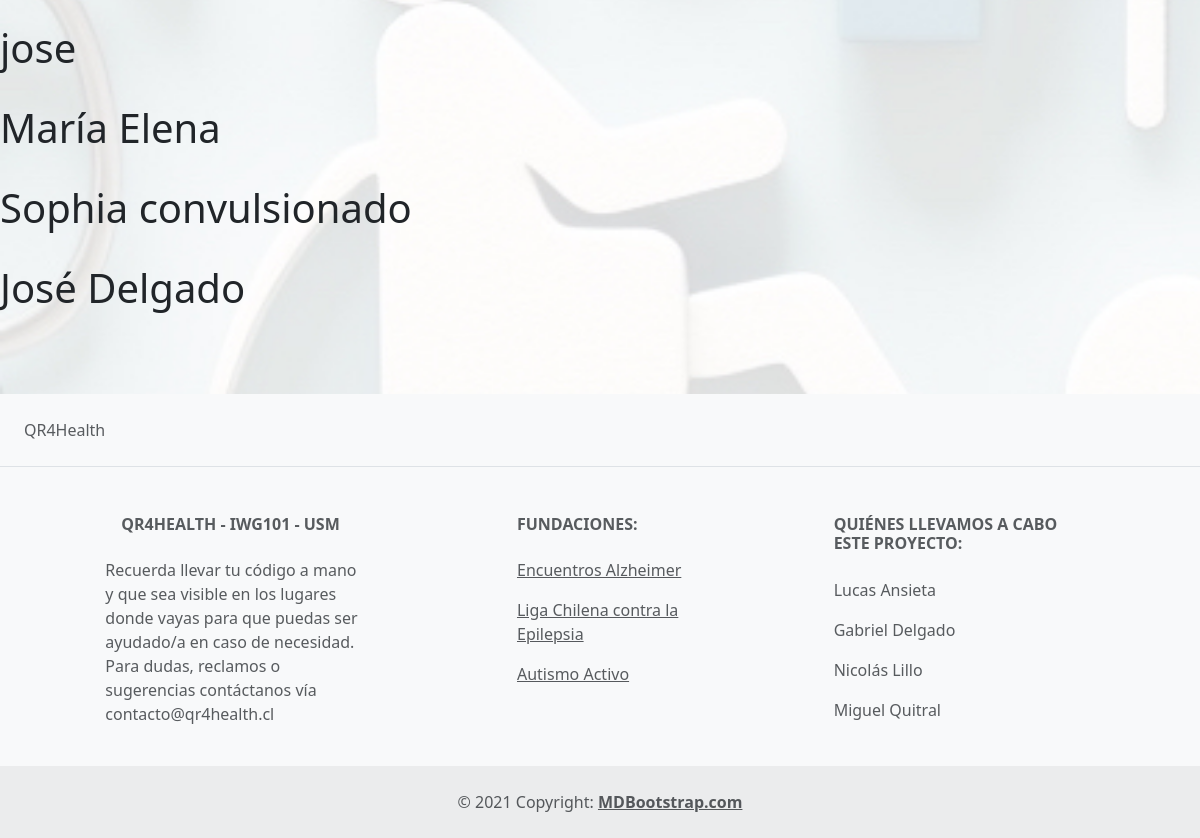
/users/ (lower part), run on an earlier commit of the app's database.
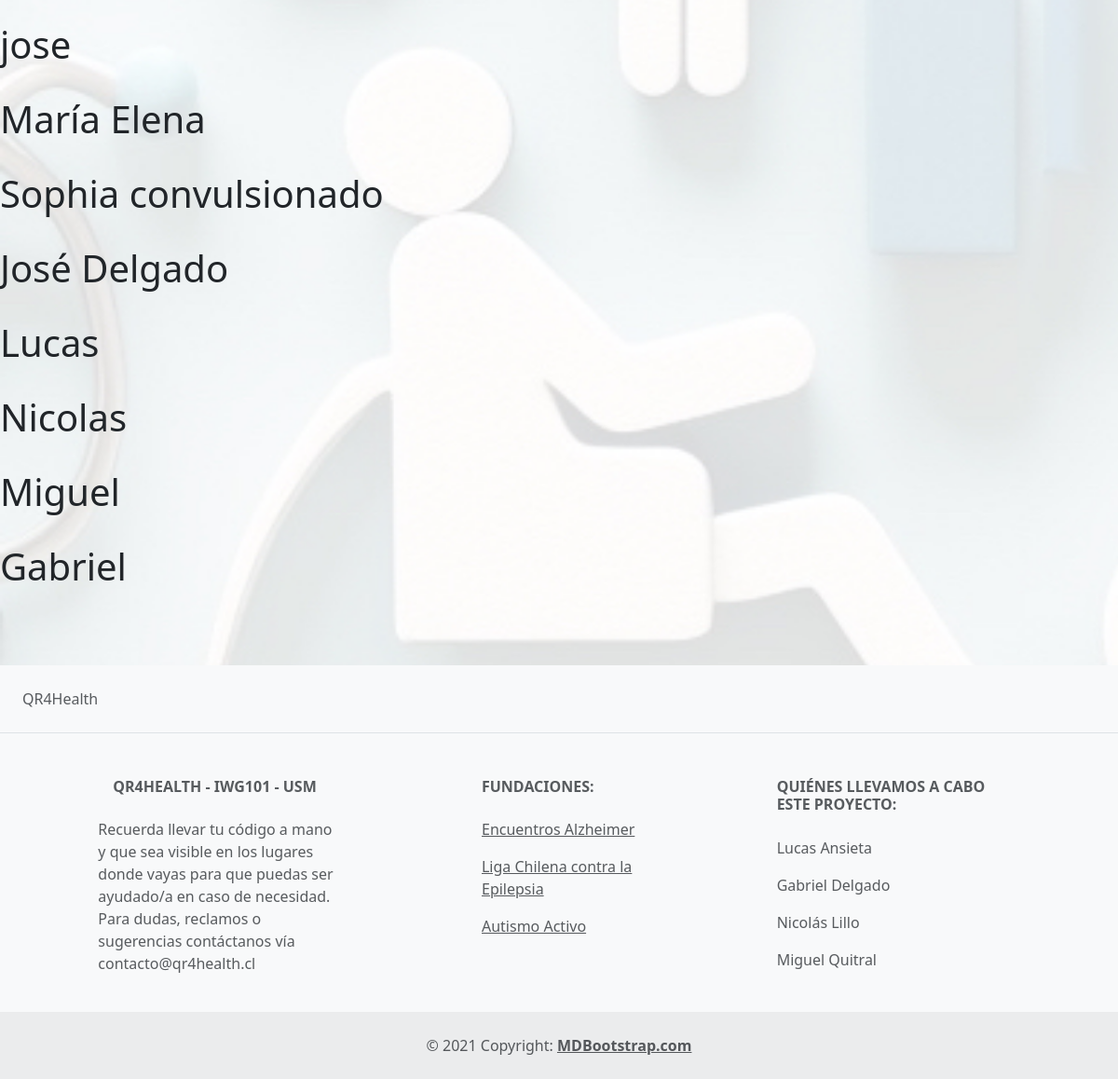
And on a later commit of the database.
### myapp/models.py (models this page shows, shortened)
class Usuario(models.Model):
    name = models.CharField(max_length=20)
    padecimiento = models.CharField(max_length=20, default="default")
    alergias = models.TextField()
    contact = models.CharField(max_length=20)
    num_contact = models.IntegerField()
    recomendaciones_condicion = models.TextField(default="No se encontraron recomendaciones para esta condición")
    codigo= models.TextField(default="default")
    user= models.ForeignKey(User, on_delete=models.CASCADE, null=True, blank=True)

### myapp/views.py (the view)
# urls.py: path('users/', views.user, name="users"),
def user(request):
    users = Usuario.objects.all()
    return render(request, "users.html", {"users" : users})

### myapp/templates/users.html (shortened to what this page needs)
{% extends "layouts/base.html" %}
{% load static %}
{% block content %}
<p>
{% for user in users %}
<h1>
    {{ user.name }}
</h1>
{% endfor %}
</p>
{% endblock %}

### myapp/templates/layouts/base.html (shortened to what this page needs)
{% load static %}
<!DOCTYPE html>
<html lang="es">
<head>
    <link rel="stylesheet" href="https://cdn.jsdelivr.net/npm/bootstrap@5.3.2/dist/css/bootstrap.min.css">
</head>
<body>
    <main>
        {% block content %}
        {% endblock %}
    </main>
    <footer class="text-center text-lg-start bg-light text-muted">
        <section class="d-flex justify-content-center justify-content-lg-between p-4 border-bottom">
            <div class="me-5 d-none d-lg-block">
                <span>QR4Health</span>
            </div>
        </section>
        <section class="">
            <div class="container text-center text-md-start mt-5">
                <div class="row mt-3">
                    <div class="col-md-3 col-lg-4 col-xl-3 mx-auto mb-4">
                        <h6 class="text-uppercase fw-bold mb-4">
                            QR4Health - IWG101 - USM
                        </h6>
                        <p style="text-align: left;">
                            Recuerda llevar tu código a mano y que sea visible en los lugares donde vayas para que puedas ser ayudado/a en caso de necesidad. Para dudas, reclamos o sugerencias contáctanos vía contacto@qr4health.cl
                        </p>
                    </div>
                    <div class="col-md-2 col-lg-2 col-xl-2 mx-auto mb-4">
                        <h6 class="text-uppercase fw-bold mb-4">
                            Fundaciones:
                        </h6>
                        <p>
                            <a class="text-reset" href="https://www.encuentrosalzheimer.cl/">Encuentros Alzheimer</a>
                        </p>
                        <p>
                            <a class="text-reset" href="https://www.ligaepilepsia.cl/">Liga Chilena contra la Epilepsia</a>
                        </p>
                        <p>
                            <a class="text-reset" href="https://www.autismoactivo.cl/">Autismo Activo</a>
                        </p>
                    </div>
                    <div class="col-md-4 col-lg-3 col-xl-3 mx-auto mb-md-0 mb-4">
                        <h6 class="text-uppercase fw-bold mb-4">Quiénes llevamos a cabo este proyecto:</h6>
                        <p>Lucas Ansieta</p>
                        <p>Gabriel Delgado</p>
                        <p>Nicolás Lillo</p>
                        <p>Miguel Quitral</p>
                    </div>
                </div>
            </div>
        </section>
        <div class="text-center p-4" style="background-color: rgba(0, 0, 0, 0.05);">
            © 2021 Copyright:
            <a class="text-reset fw-bold" href="https://mdbootstrap.com/">MDBootstrap.com</a>
        </div>

What changed in the data, as far as the page shows it:
added Usuario: name "Lucas"
added Usuario: name "Nicolas"
added Usuario: name "Miguel"
added Usuario: name "Gabriel"
